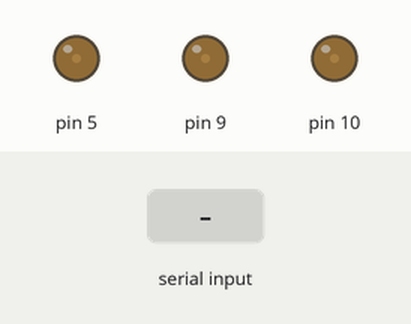
Recording of a sketch running on a simulated Arduino Leonardo, built with avr-gcc and run on an emulated ATmega32U4. On the bench: output pins drawn as LEDs (lit = HIGH). The test bench sets the inputs (shaded band).

Above: at 1.2 s.
1.3 s: "dot" received over Serial
At 7.5 s:
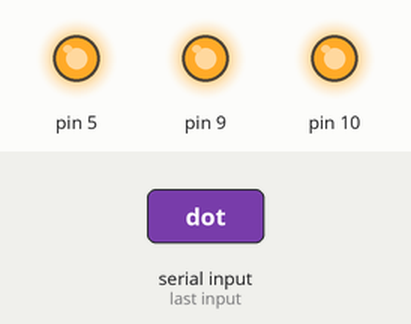
Timing chart, 0 to 24.6 s (numbered marks = the images above; inputs shaded):
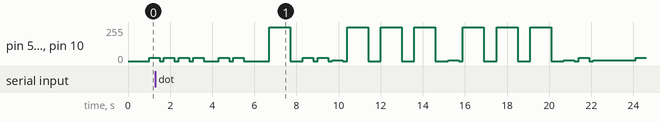

The sketch:

transmitter_bronze.ino.ino
```cpp
#include <Esplora.h>
char *ptr = NULL;
char *strings[10];
char* AsciiToMorse[36] = {\
                          "dot:beep:over ", \
                          "beep:dot:dot:dot:over ", \
                          "beep:dot:beep:dot:over ", \
                          "beep:dot:dot:over ", \
                          "dot:over ", \
                          "dot:dot:beep:dot:over ", \
                          "beep:beep:dot:over ", \
                          "dot:dot:dot:dot:over ", \
                          "dot:dot:over ", \
                          "dot:beep:beep:beep:over ", \
                          "beep:dot:beep:over ", \
                          "dot:beep:dot:dot:over ", \
                          "beep:beep:over ", \
                          "beep:dot:over ", \
                          "beep:beep:beep:over ", \
                          "dot:beep:beep:dot:over ", \
                          "beep:beep:dot:beep:over ", \
                          "dot:beep:dot:over ", \
                          "dot:dot:dot:over ", \
                          "beep:over ", \
                          "dot:dot:beep:over ", \
                          "dot:dot:dot:beep:over ", \
                          "dot:beep:beep:over ", \
                          "beep:dot:dot:beep:over ", \
                          "beep:dot:beep:beep:over ", \
                          "beep:beep:dot:dot:over ", \
                          "dot:beep:beep:beep:beep:over ", \
                          "dot:dot:beep;beep:beep:over ", \
                          "dot:dot:dot:beep:beep:over ", \
                          "dot:dot:dot:dot:beep:over ", \
                          "dot:dot:dot:dot:dot:over ", \
                          "beep:dot:dot:dot:dot:over ", \
                          "beep:beep:dot:dot:dot:over ", \
                          "beep:beep:beep:dot:dot:over ", \
                          "beep:beep:beep:beep:dot:over ", \
                          "beep:beep:beep:beep:beep:over ", \
                         };
char Alphabet[26] = {'a', 'b', 'c', 'd', 'e', 'f', 'g', 'h', 'i', 'j', 'k', 'l', 'm', 'n', 'o', 'p', 'q', 'r', 's', 't', 'u', 'v', 'w', 'x', 'y', 'z'};
void setup() {
}

//Designed to work with transmitted.ino. This basic code simply allows lights of different intensity to
//be produced by the LED light, depending on which button is pressed. This is the basic "manual" mode
//of transmission. The next level up is to have this code "automatically" transmit a coded message
//following the algorithm dictated by the transmitted (read transmitter.ino).
//This "automatic" transmission can be as simple as copying and pasting "Esplora.writeRGB(SOMETHING)"
//multiple time (i.e. there is no need to write an interator working through an input array.
void loop() {
  int btn1 = Esplora.readButton(1);
  int btn2 = Esplora.readButton(2);
  int btn3 = Esplora.readButton(3);
  int btn4 = Esplora.readButton(4);
  Serial.begin(9600);
  String SrlRead = Serial.readString();
  String MorseReturn;
  String null;
  int Index;
  if (SrlRead != null) {
    for (char& c : SrlRead) {
      for (int i = 0; i < 26; i++)
      {
        if (c == Alphabet[i])
        {
          Index = i;
        }
      }
      MorseReturn = AsciiToMorse[Index];
      //  char array[] = MorseReturn;
      byte indexM = 0;
      ptr = strtok(AsciiToMorse[Index], ": ;");
      while(ptr != NULL)
      {
        strings[indexM] = ptr;
        indexM++;
        ptr = strtok(NULL, ": ;");  // takes a list of delimiters
      }
      // int WordSplitIndex=0;
      for (String c : strings) {
        if (c == "dot") {
         // Serial.println("dot");
          dot();
        }
        else if (c == "beep") {
          dash();
          //Serial.println("beep");
        }
        else if (c == "over"){
          over();
        }
        //      WordSplitIndex++;
      }
      //Serial.println (MorseReturn);
    }
  }
  if (SrlRead == "dot") {

    dot();

    bool active = false;
    if (active == false) {
      active = true;
      //<<<<<<< HEAD
      Esplora.writeRGB(5, 5, 5); // pulse DOT led
      delay(2000);
      //=======
      Esplora.writeRGB(25, 25, 25); // pulse DOT led
      delay(500);
      //>>>>>>> 654429b6284ac727c1f9610c12118eec392b0311
      Esplora.writeRGB(0, 0, 0);
      delay(200);
      active = false;
    }
  }
  else
  {
    Esplora.writeRGB(0, 0, 0);
  }
  if (Esplora.readButton(1) == LOW) {
    dot();
    dot();
    dot();
    dot();
    delay(500);
    dot();
    dot();
  }
  if (SrlRead == "beep") {


    dash();
    bool active = false;
    if (active == false) {
      active = true;
      Esplora.writeRGB(255, 255, 255); // pulse DASH led
      delay(6000);
      Esplora.writeRGB(0, 0, 0);
      delay(600);
      active = false;
    }

  }
  else
  {
    Esplora.writeRGB(0, 0, 0);
  }
  if (SrlRead == "Over")  {
    bool active = false;

    if (active == false) {
      active = true;
      Esplora.writeRGB(10, 0, 0); // pulse OVER led
      delay(200);
      Esplora.writeRGB(0, 0, 0);
      active = false;

      if (active == false) {
        active = true;
        Esplora.writeRGB(10, 0, 0); // pulse OVER led
        delay(2000);
        Esplora.writeRGB(0, 0, 0);
        active = false;

      }
    }
    else
    {
      Esplora.writeRGB(0, 0, 0);
    }
  }
}
void dash() {
  bool active = false;
  if (active == false) {
    active = true;
    Esplora.writeRGB(255, 255, 255); // pulse DASH led
    delay(1000);
    Esplora.writeRGB(0, 0, 0);
    delay(600);
    active = false;
  }


}
void dot() {
  bool active = false;
  if (active == false) {
    active = true;
    Esplora.writeRGB(25, 25, 25); // pulse DOT led
    delay(500);
    Esplora.writeRGB(0, 0, 0);
    delay(200);
    active = false;
  }
}
void over(){
    bool active = false;
  if (active == false) {
    active = true;
    Esplora.writeRGB(5,5,5); // pulse DOT led
    delay(500);
    Esplora.writeRGB(0, 0, 0);
    delay(200);
    active = false;
  }
}
```
